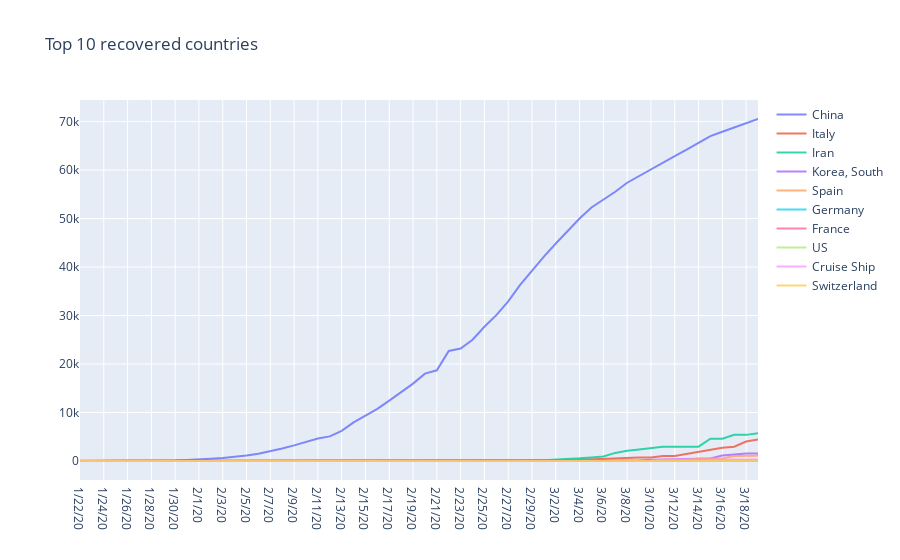

Source (notebook cell):
### Markdown cell above
### Top 10 Countries

### Code cell
fig = go.Figure()

for country in countries:
    recov_country = transformed_covid_recov[transformed_covid_recov['Country/Region'] == country].sort_index()
    
    fig.add_trace(go.Scatter(
        x=recov_country.Date,
        y=recov_country.Value,
        name=country,
        opacity=0.8,))

# Layout update 
fig.update_layout(title_text="Top 10 recovered countries")

# Reversed xaxis
#fig['layout']['xaxis']['autorange'] = "reversed"

fig.show()

plot(fig, filename=PLOT_PATH + 'Top 10 recovered countries.html', auto_open=False)

### Figure 1 — Plotly figure (JSON) as saved in the notebook; plotly's stock layout.template omitted (floating-point values rounded to 4 significant figures)
{"data": [{"name": "China", "opacity": 0.8, "type": "scatter", "x": ["1/22/20", "1/23/20", "1/24/20", "1/25/20", "1/26/20", "1/27/20", "1/28/20", "1/29/20", "1/30/20", "1/31/20", "2/1/20", "2/2/20", "2/3/20", "2/4/20", "2/5/20", "2/6/20", "2/7/20", "2/8/20", "2/9/20", "2/10/20", "2/11/20", "2/12/20", "2/13/20", "2/14/20", "2/15/20", "2/16/20", "2/17/20", "2/18/20", "2/19/20", "2/20/20", "2/21/20", "2/22/20", "2/23/20", "2/24/20", "2/25/20", "2/26/20", "2/27/20", "2/28/20", "2/29/20", "3/1/20", "3/2/20", "3/3/20", "3/4/20", "3/5/20", "3/6/20", "3/7/20", "3/8/20", "3/9/20", "3/10/20", "3/11/20", "3/12/20", "3/13/20", "3/14/20", "3/15/20", "3/16/20", "3/17/20", "3/18/20", "3/19/20"], "y": [28, 30, 36, 39, 49, 58, 101, 120, 135, 214, 275, 463, 614, 843, 1115, 1477, 1999, 2596, 3219, 3918, 4636, 5082, 6217, 7977, 9298, 10755, 12462, 14206, 15962, 18014, 18704, 22699, 23187, 25015, 27676, 30084, 32930, 36329, 39320, 42162, 44854, 47450, 50001, 52292, 53944, 55539, 57388, 58804, 60181, 61644, 62901, 64196, 65660, 67017, 67910, 68798, 69755, 70535]}, {"name": "Italy", "opacity": 0.8, "type": "scatter", "x": ["1/22/20", "1/23/20", "1/24/20", "1/25/20", "1/26/20", "1/27/20", "1/28/20", "1/29/20", "1/30/20", "1/31/20", "2/1/20", "2/2/20", "2/3/20", "2/4/20", "2/5/20", "2/6/20", "2/7/20", "2/8/20", "2/9/20", "2/10/20", "2/11/20", "2/12/20", "2/13/20", "2/14/20", "2/15/20", "2/16/20", "2/17/20", "2/18/20", "2/19/20", "2/20/20", "2/21/20", "2/22/20", "2/23/20", "2/24/20", "2/25/20", "2/26/20", "2/27/20", "2/28/20", "2/29/20", "3/1/20", "3/2/20", "3/3/20", "3/4/20", "3/5/20", "3/6/20", "3/7/20", "3/8/20", "3/9/20", "3/10/20", "3/11/20", "3/12/20", "3/13/20", "3/14/20", "3/15/20", "3/16/20", "3/17/20", "3/18/20", "3/19/20"], "y": [0, 0, 0, 0, 0, 0, 0, 0, 0, 0, 0, 0, 0, 0, 0, 0, 0, 0, 0, 0, 0, 0, 0, 0, 0, 0, 0, 0, 0, 0, 0, 1, 2, 1, 1, 3, 45, 46, 46, 83, 149, 160, 276, 414, 523, 589, 622, 724, 724, 1045, 1045, 1439, 1966, 2335, 2749, 2941, 4025, 4440]}, {"name": "Iran", "opacity": 0.8, "type": "scatter", "x": ["1/22/20", "1/23/20", "1/24/20", "1/25/20", "1/26/20", "1/27/20", "1/28/20", "1/29/20", "1/30/20", "1/31/20", "2/1/20", "2/2/20", "2/3/20", "2/4/20", "2/5/20", "2/6/20", "2/7/20", "2/8/20", "2/9/20", "2/10/20", "2/11/20", "2/12/20", "2/13/20", "2/14/20", "2/15/20", "2/16/20", "2/17/20", "2/18/20", "2/19/20", "2/20/20", "2/21/20", "2/22/20", "2/23/20", "2/24/20", "2/25/20", "2/26/20", "2/27/20", "2/28/20", "2/29/20", "3/1/20", "3/2/20", "3/3/20", "3/4/20", "3/5/20", "3/6/20", "3/7/20", "3/8/20", "3/9/20", "3/10/20", "3/11/20", "3/12/20", "3/13/20", "3/14/20", "3/15/20", "3/16/20", "3/17/20", "3/18/20", "3/19/20"], "y": [0, 0, 0, 0, 0, 0, 0, 0, 0, 0, 0, 0, 0, 0, 0, 0, 0, 0, 0, 0, 0, 0, 0, 0, 0, 0, 0, 0, 0, 0, 0, 0, 0, 0, 0, 49, 49, 73, 123, 175, 291, 291, 552, 739, 913, 1669, 2134, 2394, 2731, 2959, 2959, 2959, 2959, 4590, 4590, 5389, 5389, 5710]}, {"name": "Korea, South", "opacity": 0.8, "type": "scatter", "x": ["1/22/20", "1/23/20", "1/24/20", "1/25/20", "1/26/20", "1/27/20", "1/28/20", "1/29/20", "1/30/20", "1/31/20", "2/1/20", "2/2/20", "2/3/20", "2/4/20", "2/5/20", "2/6/20", "2/7/20", "2/8/20", "2/9/20", "2/10/20", "2/11/20", "2/12/20", "2/13/20", "2/14/20", "2/15/20", "2/16/20", "2/17/20", "2/18/20", "2/19/20", "2/20/20", "2/21/20", "2/22/20", "2/23/20", "2/24/20", "2/25/20", "2/26/20", "2/27/20", "2/28/20", "2/29/20", "3/1/20", "3/2/20", "3/3/20", "3/4/20", "3/5/20", "3/6/20", "3/7/20", "3/8/20", "3/9/20", "3/10/20", "3/11/20", "3/12/20", "3/13/20", "3/14/20", "3/15/20", "3/16/20", "3/17/20", "3/18/20", "3/19/20"], "y": [0, 0, 0, 0, 0, 0, 0, 0, 0, 0, 0, 0, 0, 0, 0, 0, 1, 1, 3, 3, 3, 7, 7, 7, 9, 9, 10, 12, 12, 16, 16, 16, 18, 18, 22, 22, 22, 22, 27, 30, 30, 30, 41, 41, 135, 135, 118, 118, 247, 288, 333, 510, 510, 510, 1137, 1407, 1540, 1540]}, {"name": "Spain", "opacity": 0.8, "type": "scatter", "x": ["1/22/20", "1/23/20", "1/24/20", "1/25/20", "1/26/20", "1/27/20", "1/28/20", "1/29/20", "1/30/20", "1/31/20", "2/1/20", "2/2/20", "2/3/20", "2/4/20", "2/5/20", "2/6/20", "2/7/20", "2/8/20", "2/9/20", "2/10/20", "2/11/20", "2/12/20", "2/13/20", "2/14/20", "2/15/20", "2/16/20", "2/17/20", "2/18/20", "2/19/20", "2/20/20", "2/21/20", "2/22/20", "2/23/20", "2/24/20", "2/25/20", "2/26/20", "2/27/20", "2/28/20", "2/29/20", "3/1/20", "3/2/20", "3/3/20", "3/4/20", "3/5/20", "3/6/20", "3/7/20", "3/8/20", "3/9/20", "3/10/20", "3/11/20", "3/12/20", "3/13/20", "3/14/20", "3/15/20", "3/16/20", "3/17/20", "3/18/20", "3/19/20"], "y": [0, 0, 0, 0, 0, 0, 0, 0, 0, 0, 0, 0, 0, 0, 0, 0, 0, 0, 0, 0, 0, 0, 0, 0, 2, 2, 2, 2, 2, 2, 2, 2, 2, 2, 2, 2, 2, 2, 2, 2, 2, 2, 2, 2, 2, 30, 30, 32, 32, 183, 183, 193, 517, 517, 530, 1028, 1081, 1107]}, {"name": "Germany", "opacity": 0.8, "type": "scatter", "x": ["1/22/20", "1/23/20", "1/24/20", "1/25/20", "1/26/20", "1/27/20", "1/28/20", "1/29/20", "1/30/20", "1/31/20", "2/1/20", "2/2/20", "2/3/20", "2/4/20", "2/5/20", "2/6/20", "2/7/20", "2/8/20", "2/9/20", "2/10/20", "2/11/20", "2/12/20", "2/13/20", "2/14/20", "2/15/20", "2/16/20", "2/17/20", "2/18/20", "2/19/20", "2/20/20", "2/21/20", "2/22/20", "2/23/20", "2/24/20", "2/25/20", "2/26/20", "2/27/20", "2/28/20", "2/29/20", "3/1/20", "3/2/20", "3/3/20", "3/4/20", "3/5/20", "3/6/20", "3/7/20", "3/8/20", "3/9/20", "3/10/20", "3/11/20", "3/12/20", "3/13/20", "3/14/20", "3/15/20", "3/16/20", "3/17/20", "3/18/20", "3/19/20"], "y": [0, 0, 0, 0, 0, 0, 0, 0, 0, 0, 0, 0, 0, 0, 0, 0, 0, 0, 0, 0, 0, 0, 1, 1, 1, 1, 1, 12, 12, 12, 14, 14, 14, 14, 14, 15, 16, 16, 16, 16, 16, 16, 16, 16, 17, 18, 18, 18, 18, 25, 25, 46, 46, 46, 67, 67, 105, 113]}, {"name": "France", "opacity": 0.8, "type": "scatter", "x": ["1/22/20", "1/23/20", "1/24/20", "1/25/20", "1/26/20", "1/27/20", "1/28/20", "1/29/20", "1/30/20", "1/31/20", "2/1/20", "2/2/20", "2/3/20", "2/4/20", "2/5/20", "2/6/20", "2/7/20", "2/8/20", "2/9/20", "2/10/20", "2/11/20", "2/12/20", "2/13/20", "2/14/20", "2/15/20", "2/16/20", "2/17/20", "2/18/20", "2/19/20", "2/20/20", "2/21/20", "2/22/20", "2/23/20", "2/24/20", "2/25/20", "2/26/20", "2/27/20", "2/28/20", "2/29/20", "3/1/20", "3/2/20", "3/3/20", "3/4/20", "3/5/20", "3/6/20", "3/7/20", "3/8/20", "3/9/20", "3/10/20", "3/11/20", "3/12/20", "3/13/20", "3/14/20", "3/15/20", "3/16/20", "3/17/20", "3/18/20", "3/19/20"], "y": [0, 0, 0, 0, 0, 0, 0, 0, 0, 0, 0, 0, 0, 0, 0, 0, 0, 0, 0, 0, 0, 2, 2, 2, 4, 4, 4, 4, 4, 4, 4, 4, 4, 4, 11, 11, 11, 11, 12, 12, 12, 12, 12, 12, 12, 12, 12, 12, 12, 12, 12, 12, 12, 12, 12, 12, 12, 12]}, {"name": "US", "opacity": 0.8, "type": "scatter", "x": ["1/22/20", "1/23/20", "1/24/20", "1/25/20", "1/26/20", "1/27/20", "1/28/20", "1/29/20", "1/30/20", "1/31/20", "2/1/20", "2/2/20", "2/3/20", "2/4/20", "2/5/20", "2/6/20", "2/7/20", "2/8/20", "2/9/20", "2/10/20", "2/11/20", "2/12/20", "2/13/20", "2/14/20", "2/15/20", "2/16/20", "2/17/20", "2/18/20", "2/19/20", "2/20/20", "2/21/20", "2/22/20", "2/23/20", "2/24/20", "2/25/20", "2/26/20", "2/27/20", "2/28/20", "2/29/20", "3/1/20", "3/2/20", "3/3/20", "3/4/20", "3/5/20", "3/6/20", "3/7/20", "3/8/20", "3/9/20", "3/10/20", "3/11/20", "3/12/20", "3/13/20", "3/14/20", "3/15/20", "3/16/20", "3/17/20", "3/18/20", "3/19/20"], "y": [0, 0, 0, 0, 0, 0, 0, 0, 0, 0, 0, 0, 0, 0, 0, 0, 0, 0, 3, 3, 3, 3, 3, 3, 3, 3, 3, 3, 3, 3, 5, 5, 5, 5, 6, 6, 6, 7, 7, 7, 7, 7, 7, 7, 7, 7, 7, 7, 8, 8, 12, 12, 12, 12, 17, 17, 0, 0]}, {"name": "Cruise Ship", "opacity": 0.8, "type": "scatter", "x": ["1/22/20", "1/23/20", "1/24/20", "1/25/20", "1/26/20", "1/27/20", "1/28/20", "1/29/20", "1/30/20", "1/31/20", "2/1/20", "2/2/20", "2/3/20", "2/4/20", "2/5/20", "2/6/20", "2/7/20", "2/8/20", "2/9/20", "2/10/20", "2/11/20", "2/12/20", "2/13/20", "2/14/20", "2/15/20", "2/16/20", "2/17/20", "2/18/20", "2/19/20", "2/20/20", "2/21/20", "2/22/20", "2/23/20", "2/24/20", "2/25/20", "2/26/20", "2/27/20", "2/28/20", "2/29/20", "3/1/20", "3/2/20", "3/3/20", "3/4/20", "3/5/20", "3/6/20", "3/7/20", "3/8/20", "3/9/20", "3/10/20", "3/11/20", "3/12/20", "3/13/20", "3/14/20", "3/15/20", "3/16/20", "3/17/20", "3/18/20", "3/19/20"], "y": [0, 0, 0, 0, 0, 0, 0, 0, 0, 0, 0, 0, 0, 0, 0, 0, 0, 0, 0, 0, 0, 0, 0, 0, 0, 0, 0, 0, 1, 1, 1, 1, 0, 0, 0, 10, 10, 10, 10, 10, 10, 10, 10, 10, 40, 40, 40, 40, 40, 325, 325, 325, 325, 325, 325, 325, 325, 325]}, {"name": "Switzerland", "opacity": 0.8, "type": "scatter", "x": ["1/22/20", "1/23/20", "1/24/20", "1/25/20", "1/26/20", "1/27/20", "1/28/20", "1/29/20", "1/30/20", "1/31/20", "2/1/20", "2/2/20", "2/3/20", "2/4/20", "2/5/20", "2/6/20", "2/7/20", "2/8/20", "2/9/20", "2/10/20", "2/11/20", "2/12/20", "2/13/20", "2/14/20", "2/15/20", "2/16/20", "2/17/20", "2/18/20", "2/19/20", "2/20/20", "2/21/20", "2/22/20", "2/23/20", "2/24/20", "2/25/20", "2/26/20", "2/27/20", "2/28/20", "2/29/20", "3/1/20", "3/2/20", "3/3/20", "3/4/20", "3/5/20", "3/6/20", "3/7/20", "3/8/20", "3/9/20", "3/10/20", "3/11/20", "3/12/20", "3/13/20", "3/14/20", "3/15/20", "3/16/20", "3/17/20", "3/18/20", "3/19/20"], "y": [0, 0, 0, 0, 0, 0, 0, 0, 0, 0, 0, 0, 0, 0, 0, 0, 0, 0, 0, 0, 0, 0, 0, 0, 0, 0, 0, 0, 0, 0, 0, 0, 0, 0, 0, 0, 0, 0, 0, 0, 0, 2, 3, 3, 3, 3, 3, 3, 3, 4, 4, 4, 4, 4, 4, 4, 15, 15]}], "layout": {"title": {"text": "Top 10 recovered countries"}}}
